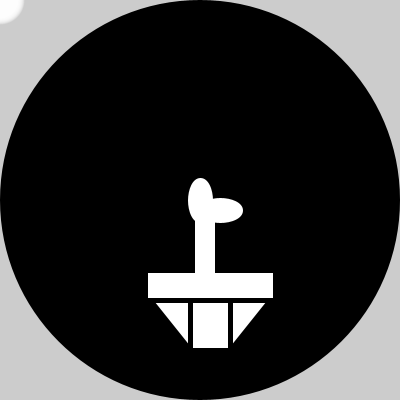
Frame 1 (no input)
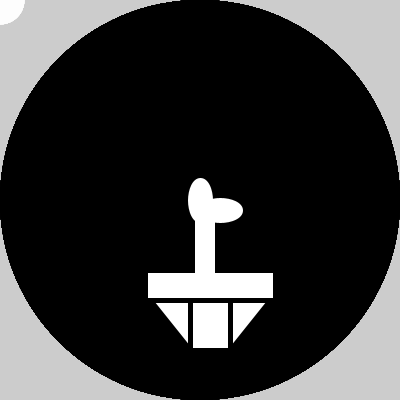
Frame 60 (the mouse pressed at the canvas centre just before this capture)
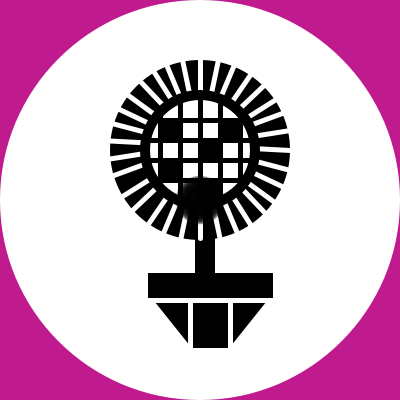
Frame 120 (the mouse held since frame 60 and released just before this capture)

The Processing sketch that drew these frames (run headless with seeded random() and noise(); from frame 60 on, the mouse is pressed at the canvas centre):

// Processing sketch: processing_109682
// ── processing_109682.pde

void setup() {
size(400, 400);
smooth();
}

int num = 50; // number of circle
float mx[] = new float[num];
float my[] = new float[num];

void draw() {
  
  if (mousePressed) {
    background(random(0, 255), random(0, 225), random(0, 225));
  }
// if mouse is at right
// draw night flower
if (mouseX<200) {
// circle
noStroke();
fill(0);
ellipse(200, 200, 400, 400);
// versa
strokeWeight(5);
stroke(0);
fill(255);
triangle(150, 300, 190, 300, 190, 350);
strokeWeight(5);
stroke(0);
fill(255);
rect(190, 300, 40, 50);
strokeWeight(5);
stroke(0);
fill(255);
triangle(230, 300, 270, 300, 230, 350);
strokeWeight(5);
stroke(0);
fill(255);
rect(145, 270, 130, 30);
// flower tree
noStroke();
rect(195, 200, 20, 80);
// leave
strokeWeight(5);
stroke(255);
fill(255);
ellipse(200, 200, 20, 40);
strokeWeight(5);
stroke(255);
fill(255);
ellipse(220, 210, 40, 20);

    int which = frameCount % num;
  mx[which] = mouseX;
  my[which] = mouseY;
  
  for (int i = 0; i < num; i++) {
    // which+1 is the smallest (the oldest in the array)
    fill(255, 50);
    noStroke();
    int index = (which+1 + i) % num;
    ellipse(mx[index], my[index], i, i);
    
    
  }
 
}
  
 
else {
  
  // circle
noStroke();
fill(255);
ellipse(200, 200, 400, 400);
 
// versa
strokeWeight(5);
stroke(255);
fill(0);
triangle(150, 300, 190, 300, 190, 350);
strokeWeight(5);
stroke(255);
fill(0);
rect(190, 300, 40, 50);
strokeWeight(5);
stroke(255);
fill(0);
triangle(230, 300, 270, 300, 230, 350);
strokeWeight(5);
stroke(255);
fill(0);
rect(145, 270, 130, 30);
// flower tree
noStroke();
rect(195, 130, 20, 150);
// flower
noStroke();
fill(0);
ellipse(200, 150, 180, 180);
//flower leave
strokeWeight(5);
stroke(255);
line(160, 50, 240, 240);
line(180, 50, 220, 240);
line(200, 50, 200, 238);
line(220, 50, 180, 240);
line(240, 50, 160, 240);
line(140, 50, 260, 240);
line(120, 60, 300, 250);
line(80, 60, 340, 250);
line(260, 60, 130, 250);
line(290, 60, 90, 250);
line(100, 100, 290, 190);
line(100, 120, 290, 170);
line(100, 140, 290, 150);
line(100, 160, 290, 130);
line(100, 180, 290, 110);
line(100, 210, 290, 90);
//flower heart
noStroke();
fill(0);
ellipse(200, 150, 120, 120);
//flower heart to heart
noStroke();
fill(255);
ellipse(200, 150, 100, 100);
strokeWeight(5);
stroke(0);
//---
line(160, 110, 160, 190);
line(180, 100, 180, 200);
line(200, 95, 200, 205);
line(220, 100, 220, 200);
line(240, 110, 240, 190);
//ll
line(160, 120, 240, 120);
line(150, 140, 250, 140);
line(150, 160, 250, 160);
line(160, 180, 240, 180);
// square
noStroke();
fill(0);
rect(160, 120, 20, 20);
rect(200, 140, 20, 20);
rect(220, 120, 20, 20);
rect(160, 160, 20, 20);
rect(200, 180, 20, 20);
  
  int which = frameCount % num;
  mx[which] = mouseX;
  my[which] = mouseY;
  
  for (int i = 0; i < num; i++) {
    // which+1 is the smallest (the oldest in the array)
    int index = (which+1 + i) % num;
    fill(0, 50);
    noStroke();
    ellipse(mx[index], my[index], i, i);
  }
  
}
}
